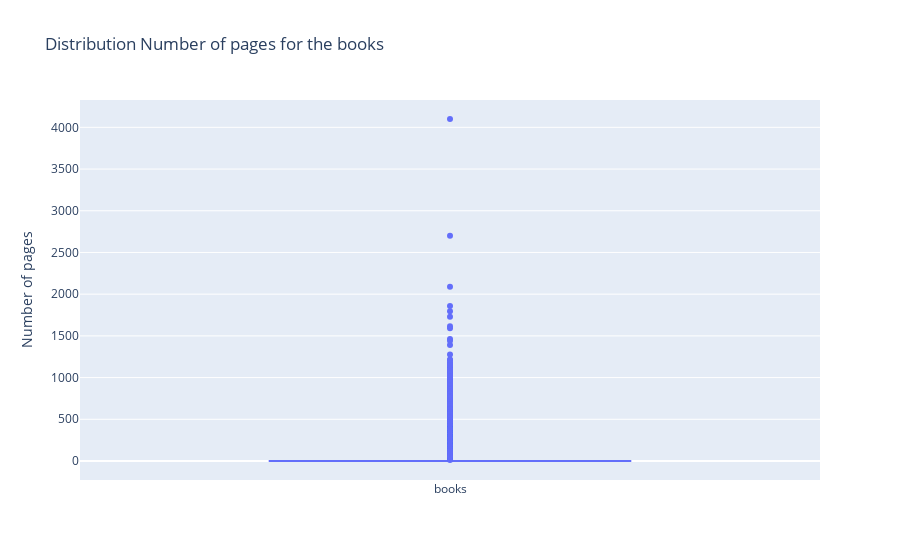

Notebook code cell kept with this figure:
### Code cell
layout = go.Layout(title="Distribution Number of pages for the books" , 
                   xaxis=dict(title="" ), 
                   yaxis=dict(title="Number of pages" )) 
fig = go.Figure(layout=layout)
# Use x instead of y argument for horizontal plot
fig.add_trace(go.Box(y=books['num_pages'],name='books')) #,boxmean='sd'
fig.show();

### Figure 1 — Plotly figure (JSON) as saved in the notebook; plotly's stock layout.template omitted (floating-point values rounded to 4 significant figures; data arrays with more than 128 entries replaced by an {"elided": "..."} marker saying what was removed)
{"data": [{"name": "books", "type": "box", "y": {"elided": "10000 int values"}}], "layout": {"title": {"text": "Distribution Number of pages for the books"}, "xaxis": {"title": {"text": ""}}, "yaxis": {"title": {"text": "Number of pages"}}}}
